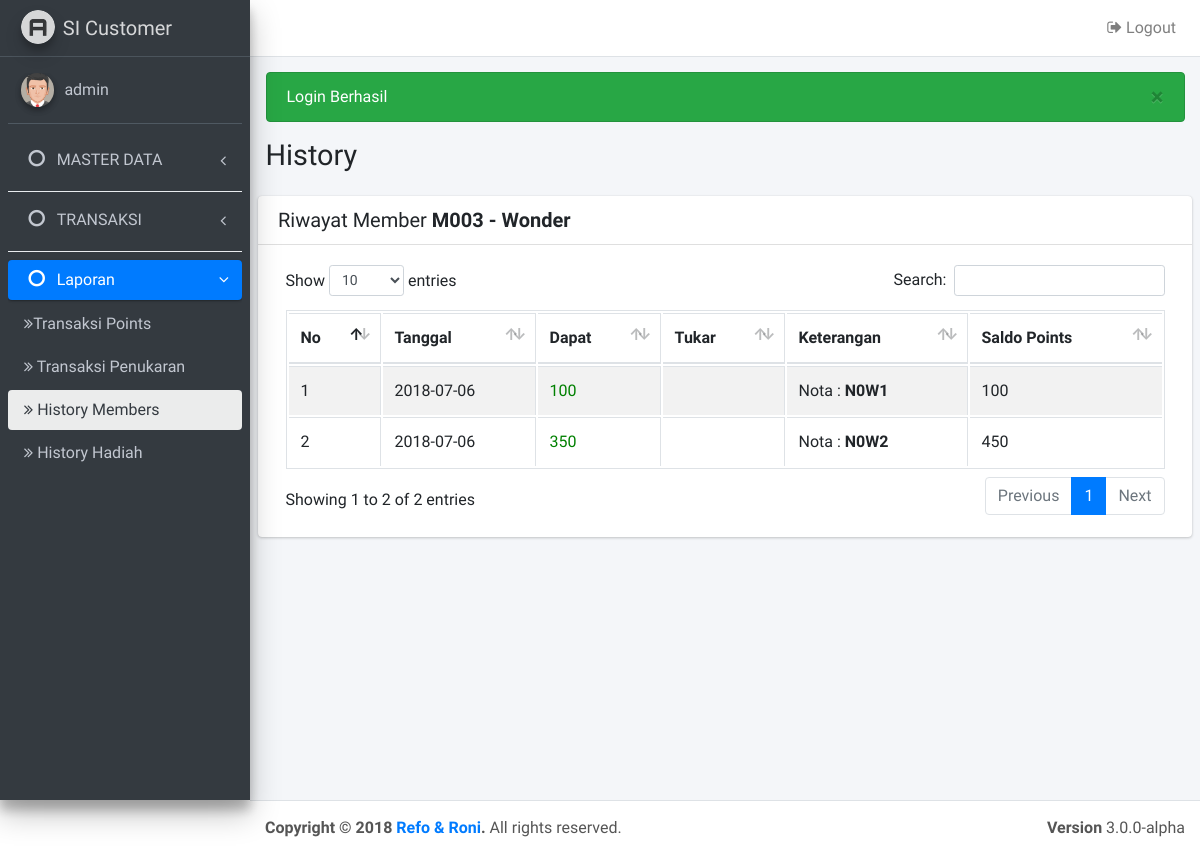
Before: /history.php?kd=M003 (signed in) with the older database file.
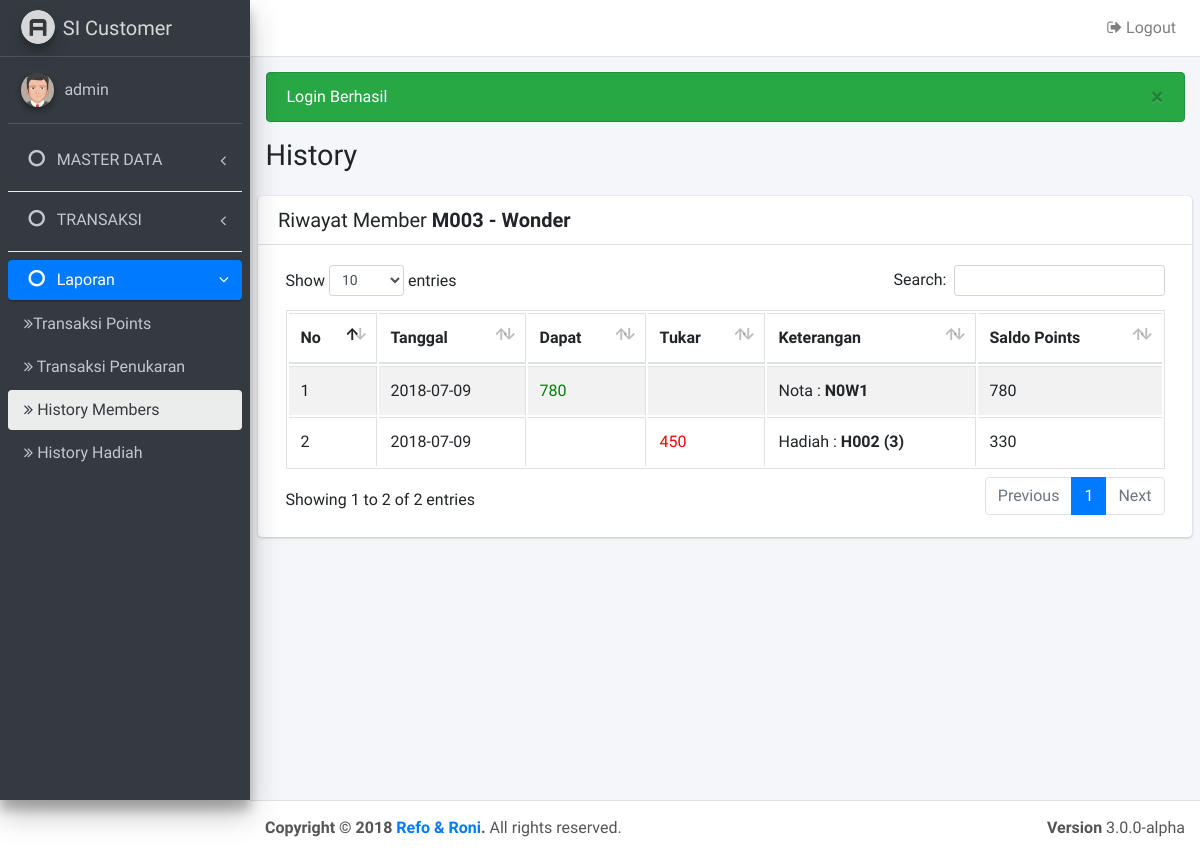
After: the same page with the newer database file.
### tables this page shows
CREATE TABLE `log` (
  `id_log` int(11) NOT NULL,
  `kd_member` varchar(10) NOT NULL,
  `dapat_tukar` enum('1','0') NOT NULL,
  `value` int(11) NOT NULL,
  `tanggal` date NOT NULL,
  `ket` varchar(20) NOT NULL
);

CREATE TABLE `hadiah` (
  `kd_hadiah` varchar(10) NOT NULL,
  `nama_hadiah` varchar(200) NOT NULL,
  `ketentuan_poin` int(11) NOT NULL,
  `stok` int(11) NOT NULL,
  `stat` int(11) NOT NULL
);

### history.php (the view, shortened to what this page needs)
<?php
include "config/koneksi.php";
if(isset($_GET['kd'])){
	$kd = $_GET['kd'];
	require_once 'layout/header.php';
	require_once 'layout/navbar.php';
	require_once 'layout/sidebar.php'; ?>
	<section class="content">
		<div class="card ">
	        <div class="card-header">
	        	<?php $m = $db->query("SELECT * FROM member WHERE kd_member = '$kd' ")->fetch(); ?>
	          <h3 class="card-title">Riwayat Member <b> <?= $m['kd_member'] . " - " . $m['nama_lengkap'] ?> </b> </h3>
	        </div>
	        <div class="card-body">
	      		<table id="example1" class="table table-bordered table-striped">
	      			<thead>
	      				<tr>
	      					<th>No</th>
	      					<th>Tanggal</th>
	      					<th>Dapat</th>
	      					<th>Tukar</th>
	      					<th>Keterangan</th>
	      					<th>Saldo Points</th>
	      				</tr>
	      			</thead>
	      			<tbody>
	      				<?php
	      					$no = 1;
	      					$lap = $db->query("SELECT
	      									a.tanggal,
	      									a.kd_member,
	      									b.nama_lengkap,
	      									a.ket,
	      									a.dapat_tukar,
	      									a.value,
	      									c.ketentuan_poin
	      									FROM log a
											INNER JOIN member b on a.kd_member = b.kd_member
											LEFT join hadiah c on c.kd_hadiah = a.ket
											WHERE a.kd_member = '$kd'
											ORDER BY a.tanggal asc ");
	      					$sum = 0;
	      					foreach($lap as $data){
	      						if($data['dapat_tukar'] == 1){
	      							$sum = $sum + $data['value'];
	      							$dapat = "<div style='color:green'>$data[value]</div>";
	      							$tukar = '';
	      							$ket = "Nota : <b> $data[ket] </b>";
	      						} else {
	      							$sum = $sum - $data['value'];
	      							$dapat = '';
	      							$tukar = "<div style='color:red'>$data[value] </div>";
	      							$banyak = $data['value'] / $data['ketentuan_poin'];
	      							$ket = "Hadiah : <b> $data[ket] ($banyak) </b>";
	      						}
	      				?>
		      				<tr>
		      					<td><?= $no++ ?></td>
		      					<td><?= $data['tanggal'] ?></td>
								<td><?= $dapat ?></td>
								<td><?= $tukar ?></td>
								<td><?= $ket ?></td>
								<td><?= number_format(abs($sum), 0, '', '.') ?></td>
		      				</tr>
		      			<?php } ?>
	      			</tbody>
	      		</table>
	      	</div>
	    </div>
	</section>
	<?php require_once('layout/footer.php') ?>
<?php } else {
	pesan("warning", "Pilih member terlebih dahulu!", base_url('laporan_members.php'));
}
?>

Changed rows visible on the page:
changed log (number 1 of 2 on the later page): tanggal "2018-07-06" → "2018-07-09"; value "100" → "780"; sum "100" → "780"
changed log (number 2 of 2 on the later page): tanggal "2018-07-06" → "2018-07-09"; value.ketentuan_poin (not shown) → "3"; sum "450" → "330"; value "350" → "450"; ket "N0W2" → "H002"; text "Nota :" → "Hadiah : ( )"
